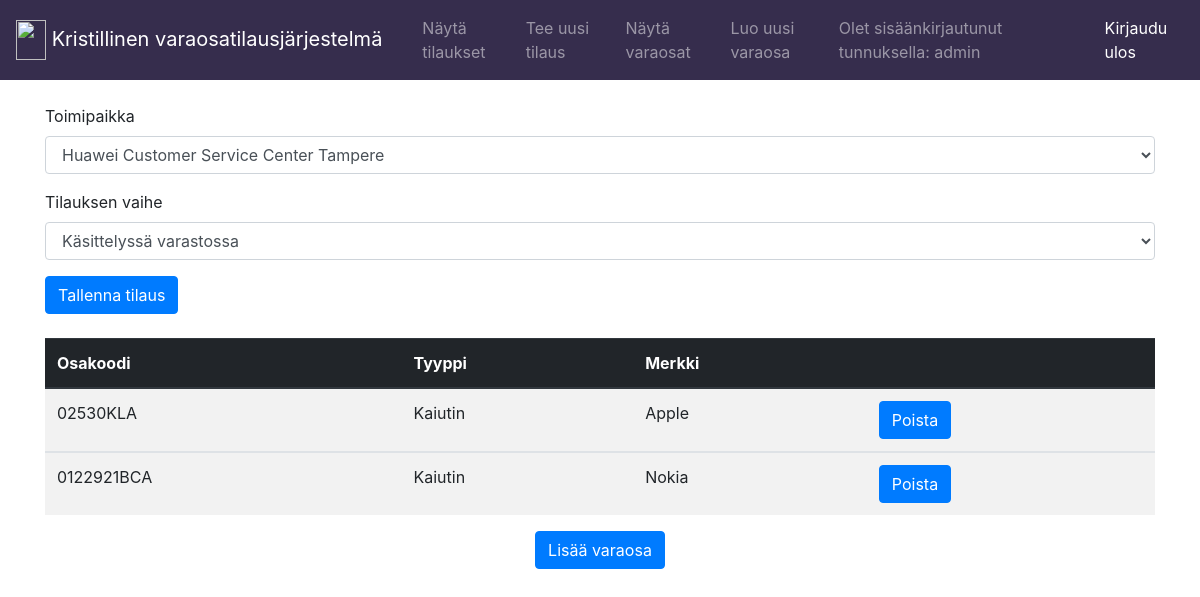
/tilaukset/edit/1/ (signed in), run on the app's committed database.
### application/auth/models.py (models this page shows, shortened)
class User(Base):
    __tablename__ = "account"
    name = db.Column(db.String(144), nullable=False)
    username = db.Column(db.String(144), nullable=False)
    password = db.Column(db.String(144), nullable=False)
    varaosa = db.relationship("Varaosa", backref='account', lazy=True)

### application/tilaukset/models.py (models this page shows, shortened)
class Tilaus(Base):
    orderPlace = db.Column(db.String(144), nullable=False)
    orderStatus = db.Column(db.String(144), nullable=False)
    account_id = db.Column(db.Integer, db.ForeignKey('account.id'), nullable=False)
    orderStatusNames = {}
    orderStatusNames['draft'] = 'Luonnos'
    orderStatusNames['in-progress'] = 'Käsittelyssä varastossa'
    orderStatusNames['waiting'] = 'Odottaa varaosaa/toimenpiteitä'
    orderStatusNames['cancelled'] = 'Toimitushäiriö'
    orderStatusNames['sent'] = 'Lähetetty'
    orderPlaceNames = {}
    orderPlaceNames['hes-helsinki'] = 'HES Helsinki'
    orderPlaceNames['hcsc-tampere'] = 'HCSC Tampere'
    orderPlaceNames['dna-sello'] = 'DNA Sello'
    orderPlaceNames['dna-hameenkatu'] = 'DNA Hämeenkatu'
    varaosat = db.relationship('Varaosa', secondary = 'liitostaulu')

### application/varaosat/models.py (models this page shows, shortened)
class Varaosa(Base):
    partCode = db.Column(db.String(144), nullable=False)
    partType = db.Column(db.String(144), nullable=False)
    partBrand = db.Column(db.String(144), nullable=False)
    account_id = db.Column(db.Integer, db.ForeignKey('account.id'), nullable=False)
    tilaukset = db.relationship('Tilaus', secondary = 'liitostaulu')
    partTypeNames = {}
    partTypeNames['display'] = 'Näyttö'
    partTypeNames['mainboard'] = 'Piirikortti'
    partTypeNames['subboard'] = 'Alapiirilevy'
    partTypeNames['battery'] = 'Akku'
    partTypeNames['speaker'] = 'Kaiutin'
    partTypeNames['receiver'] = 'Kuuloke'
    partTypeNames['handset'] = 'Myyntipakkaus'
    partTypeNames['host'] = 'Vaihtolaite'
    partTypeNames['cable'] = 'Kaapeli'
    partTypeNames['charger'] = 'Laturi'
    partTypeNames['usbcable'] = 'Latausjohto'
    partTypeNames['other'] = 'Muu'
    partBrandNames = {}
    partBrandNames['huawei'] = 'Huawei'
    partBrandNames['samsung'] = 'Samsung'
    partBrandNames['oneplus'] = 'OnePlus'
    partBrandNames['apple'] = 'Apple'
    partBrandNames['nokia'] = 'Nokia'
    partBrandNames['sony'] = 'Sony'
    partBrandNames['xiaomi'] = 'Xiaomi'

### application/tilaukset/views.py (the view)
@app.route("/tilaukset/edit/<tilaus_id>/", methods=["GET"])
@login_required
def show_tilaus(tilaus_id):
    tilaus = Tilaus.query.get(tilaus_id)
    varaosat = db.session.query(Varaosa).filter(Varaosa.id == Liitostaulu.varaosa_id).filter(tilaus.id == Liitostaulu.tilaus_id).all()
    print('AAAAAA')
    print('AAAAAA')
    print('AAAAAA')
    print('AAAAAA')
    print('AAAAAA')
    print('AAAAAA')
    print('AAAAAA')
    print('AAAAAA')
    print('varaosan palauttama arvo: ',varaosat,'<--- onko tää oikein?')
    return render_template("tilaukset/edit.html", tilaus = tilaus, form = TilausForm(obj=tilaus), varaosat = varaosat)

### application/tilaukset/forms.py
class TilausForm(Form):
    orderPlace = SelectField("Toimipaikka", choices=[('hes-helsinki', 'Huawei Experience Store Helsinki'),
     ('hcsc-tampere', 'Huawei Customer Service Center Tampere'),
     ('dna-sello', 'DNA Sello'),
     ('dna-hameenkatu', 'DNA Hämeenkatu')])
    orderStatus = SelectField("Tilauksen vaihe", choices=[('draft', 'Luonnos'),
     ('in-progress', 'Käsittelyssä varastossa'),
     ('waiting', 'Odottaa varaosaa/toimenpiteitä'),
     ('cancelled', 'Toimitushäiriö'),
     ('sent', 'Lähetetty')])
    class Meta:
        csrf = False

### application/__init__.py (called while the page is built)
@login_manager.user_loader
def load_user(user_id):
    return User.query.get(user_id)

### application/templates/tilaukset/edit.html (shortened to what this page needs)
{% extends "layout.html" %}
{% block body %}
<form method="POST" action="{{ url_for('tilaus_edit', tilaus_id=tilaus.id) }}">
<table>
	<div class="form-group">
		{{ form.orderPlace.label }}
		{{ form.orderPlace(class="form-control") }}
	</div>
	<div class="form-group">
		{{ form.orderStatus.label }}
		{{ form.orderStatus(class="form-control") }}
	</div>
	<input class="btn btn-primary" type="submit" value="Tallenna tilaus"/>
</form>
<br>
<br>
<table class="table table-striped">
	<thead class=thead-dark style="background-color: #362d4d;">
		<tr>
		<th>Osakoodi</th>
		<th>Tyyppi</th>
		<th>Merkki</th>
		<th></th>
		</tr>
	</thead>
	<tbody>
	{% for varaosa in varaosat %}
	<tr>
		<td>{{ varaosa.partCode }}</td>
		<td>{{ varaosa.partTypeNames[varaosa.partType] }}</td>
		<td>{{ varaosa.partBrandNames[varaosa.partBrand] }}</td>
		<td>
		<form method="POST" action="{{ url_for('tilaus_varaosa_delete', tilaus_id=tilaus.id, varaosa_id=varaosa.id) }}">
			<input class="btn btn-primary" type="submit" value="Poista"/>
		</form>
		</td>
	</tr>
	</tbody>
{% endfor %}
</table>
<div class="d-flex flex-row justify-content-around">
	<form method="GET" action="{{ url_for('show_add', tilaus_id=tilaus.id) }}">
		<input class="btn btn-primary" type="submit" value="Lisää varaosa"/>
	</form>
</div>
{% endblock %}

### application/templates/layout.html (shortened to what this page needs)
  <!DOCTYPE html>
  <html>
    <head>
      <link rel="stylesheet" href="https://maxcdn.bootstrapcdn.com/bootstrap/4.0.0/css/bootstrap.min.css">
    </head>
    <body>
      <nav class="navbar navbar-expand-md navbar-dark mb-4" style="background-color: #362d4d;">
        <a class="navbar-brand" href="/">
          <img src="http://cliparts.co/cliparts/rcn/rey/rcnreyoXi.svg" width="30" height="40" class="d-inline-block align-top" alt="">
          <div class="navbar-brand" style="padding-top:4px;">
          Kristillinen varaosatilausjärjestelmä
          </div>
        </a>
        <div class="collapse navbar-collapse" id="navbarCollapse">
          <ul class="navbar-nav mr-auto">
            <li class="nav-item">
              <a class="nav-link" href="{{ url_for('tilaus_index') }} ">Näytä tilaukset</a>
            </li>
            <li class="nav-item">
                <a class="nav-link" href="{{ url_for('tilaus_form') }} ">Tee uusi tilaus</a>
            </li>
            <li class="nav-item">
              <a class="nav-link" href="{{ url_for('varaosa_index') }} ">Näytä varaosat</a>
            </li>
            <li class="nav-item">
              <a class="nav-link" href="{{ url_for('varaosa_form') }} ">Luo uusi varaosa</a>
            </li>
          </ul>
        </div>
        {% if current_user.is_authenticated %}
          <div class="navbar-text">
            Olet sisäänkirjautunut tunnuksella: {{ current_user.name }}
          </div>
        <div class="navbar-text" style="padding-left:16px;">
          <a href="{{ url_for('auth_logout') }}">Kirjaudu ulos</a>
          {% else %}
        <div class="navbar-text">
          <a href="{{ url_for('auth_login') }}">Kirjaudu sisään</a>
          {% endif %}
        </div>
      </nav>
      <main role="main" class="container">
      {% block body %}{% endblock %}
      </main>
    </body>
  </html>

### data on the page
User: name "admin"
Tilaus: orderPlace "Huawei Customer Service Center Tampere", orderStatus "Käsittelyssä varastossa"
Varaosa: partCode "02530KLA", partType "Kaiutin", partBrand "Apple"
Varaosa: partCode "0122921BCA", partType "Kaiutin", partBrand "Nokia"
